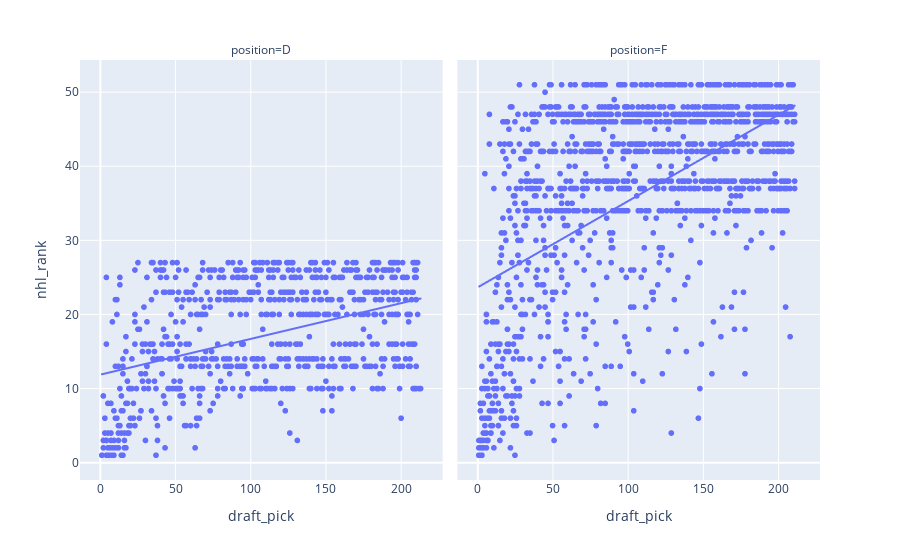

The cell this chart's notebook holds for it:
### Code cell
px.scatter(data_frame=df[df.position.notnull()],
           x='draft_pick',
           y='nhl_rank',
         facet_col='position',
         trendline="ols",
          )

### Figure 1 — Plotly figure (JSON) as saved in the notebook; plotly's stock layout.template omitted (floating-point values rounded to 4 significant figures; data arrays with more than 128 entries replaced by an {"elided": "..."} marker saying what was removed)
{"data": [{"hovertemplate": "position=D<br>draft_pick=%{x}<br>nhl_rank=%{y}<extra></extra>", "legendgroup": "", "marker": {"color": "#636efa", "symbol": "circle"}, "mode": "markers", "name": "", "showlegend": false, "type": "scattergl", "x": {"elided": "675 int values"}, "xaxis": "x", "y": {"elided": "675 int values"}, "yaxis": "y"}, {"hovertemplate": "<b>OLS trendline</b><br>nhl_rank = 0.0482072 * draft_pick + 11.8799<br>R<sup>2</sup>=0.171130<br><br>position=D<br>draft_pick=%{x}<br>nhl_rank=%{y} <b>(trend)</b><extra></extra>", "legendgroup": "", "marker": {"color": "#636efa", "symbol": "circle"}, "mode": "lines", "name": "", "showlegend": false, "type": "scattergl", "x": {"elided": "675 int values"}, "xaxis": "x", "y": {"elided": "675 float values"}, "yaxis": "y"}, {"hovertemplate": "position=F<br>draft_pick=%{x}<br>nhl_rank=%{y}<extra></extra>", "legendgroup": "", "marker": {"color": "#636efa", "symbol": "circle"}, "mode": "markers", "name": "", "showlegend": false, "type": "scattergl", "x": {"elided": "1191 int values"}, "xaxis": "x2", "y": {"elided": "1191 int values"}, "yaxis": "y2"}, {"hovertemplate": "<b>OLS trendline</b><br>nhl_rank = 0.116363 * draft_pick + 23.6345<br>R<sup>2</sup>=0.285459<br><br>position=F<br>draft_pick=%{x}<br>nhl_rank=%{y} <b>(trend)</b><extra></extra>", "legendgroup": "", "marker": {"color": "#636efa", "symbol": "circle"}, "mode": "lines", "name": "", "showlegend": false, "type": "scattergl", "x": {"elided": "1191 int values"}, "xaxis": "x2", "y": {"elided": "1191 float values"}, "yaxis": "y2"}], "layout": {"annotations": [{"font": {}, "showarrow": false, "text": "position=D", "x": 0.245, "xanchor": "center", "xref": "paper", "y": 1, "yanchor": "bottom", "yref": "paper"}, {"font": {}, "showarrow": false, "text": "position=F", "x": 0.755, "xanchor": "center", "xref": "paper", "y": 1, "yanchor": "bottom", "yref": "paper"}], "legend": {"tracegroupgap": 0}, "margin": {"t": 60}, "xaxis": {"anchor": "y", "domain": [0, 0.49], "title": {"text": "draft_pick"}}, "xaxis2": {"anchor": "y2", "domain": [0.51, 1], "matches": "x", "title": {"text": "draft_pick"}}, "yaxis": {"anchor": "x", "domain": [0, 1], "title": {"text": "nhl_rank"}}, "yaxis2": {"anchor": "x2", "domain": [0, 1], "matches": "y", "showticklabels": false}}}
